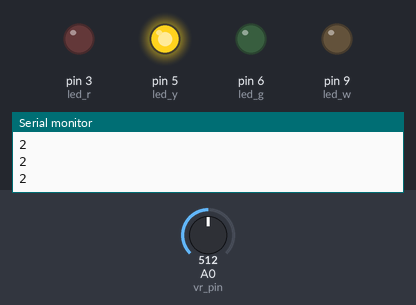
Recording of a sketch running on a simulated Arduino Uno, built with avr-gcc and run on an emulated ATmega328P. Parts: output pins drawn as LEDs (lit = HIGH), the last lines printed to the serial monitor. The inputs (shaded band) are chosen by the test bench; at power-on: A0 (vr_pin) = 512.

Above: at 1.3 s.
1.4 s: A0 (vr_pin) set to 598
2.9 s: A0 (vr_pin) set to 623
At 3.5 s:
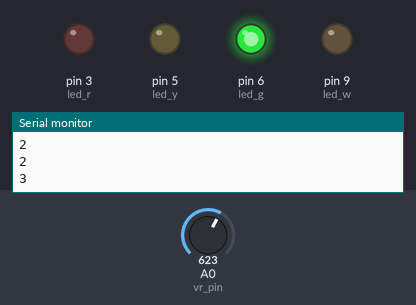
4.5 s: A0 (vr_pin) set to 804
6.0 s: A0 (vr_pin) set to 835
At 7.0 s:
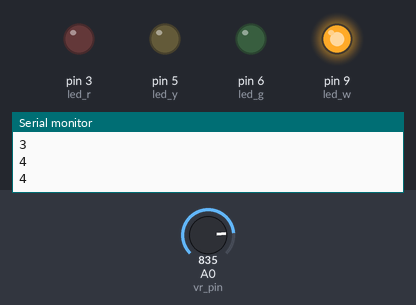
7.5 s: A0 (vr_pin) set to 1013
9.0 s: A0 (vr_pin) set to 1023
At 9.3 s:
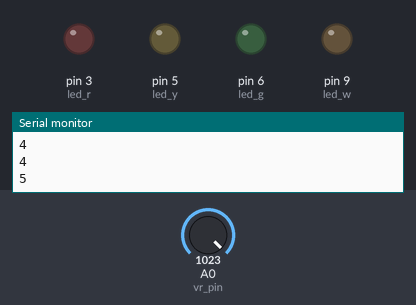
Timing chart, 0 to 11.5 s (numbered marks = the images above; inputs shaded):
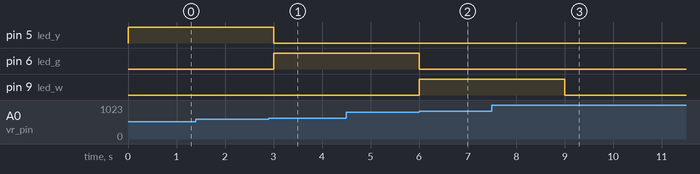

Measured:
- the behaviour switches between 613 and 614 on A0 (vr_pin) (found by bisection; images 0 and 1)
- the behaviour switches between 818 and 819 on A0 (vr_pin) (found by bisection; images 1 and 2)
- the behaviour switches between 1022 and 1023 on A0 (vr_pin) (found by bisection; images 2 and 3)
- after the input at 2.9 s, pin 5 (led_y): HIGH → LOW after 0.10 s; pin 6 (led_g): LOW → HIGH after 0.10 s
- after the input at 6.0 s, pin 6 (led_g): HIGH → LOW at once; pin 9 (led_w): LOW → HIGH at once
- after the input at 9.0 s, pin 9 (led_w): HIGH → LOW at once

The sketch:

Arduino-1.ino
```cpp
int vr_pin=A0;
int led_r=3;
int led_y=5;
int led_g=6;
int led_w=9;
void setup() {
  pinMode(vr_pin,INPUT);
  pinMode(led_r,INPUT);
  pinMode(led_y,INPUT);
  pinMode(led_g,INPUT);
  pinMode(led_w,INPUT);
  Serial.begin(9600);
}

void loop() {
  int vr=analogRead(vr_pin);
  int vrl=map(vr,0,1023,0,5);
  Serial.println(vrl);
  if(vrl==1){
    analogWrite(led_r,255);
    analogWrite(led_y,0);
    analogWrite(led_g,0);
    analogWrite(led_w,0);
  }else if(vrl==2){
    analogWrite(led_r,0);
    analogWrite(led_y,255);
    analogWrite(led_g,0);
    analogWrite(led_w,0);
  }
  else if(vrl==3){
    analogWrite(led_r,0);
    analogWrite(led_y,0);
    analogWrite(led_g,255);
    analogWrite(led_w,0);
  }
  else if(vrl==4){
    analogWrite(led_r,0);
    analogWrite(led_y,0);
    analogWrite(led_g,0);
    analogWrite(led_w,255);
  }else{
    analogWrite(led_r,0);
    analogWrite(led_y,0);
    analogWrite(led_g,0);
    analogWrite(led_w,0);
  }
  delay(500);
}
```
